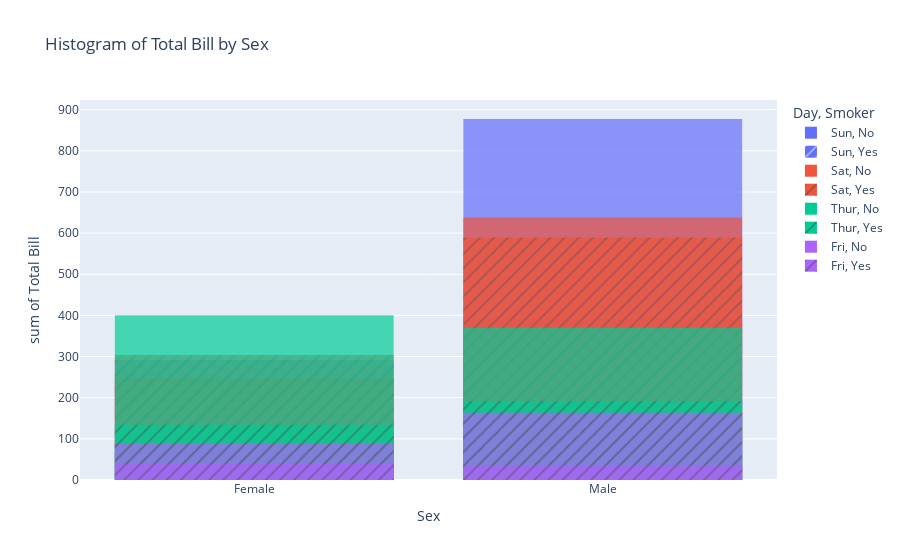

The code cell stored with this chart in its notebook:
### Markdown cell above
Q3. Using the tips dataset in the Plotly library, Plot a histogram for x= "sex" and y="total_bill" column in 
the tips dataset. Also, use the "smoker" column with the pattern_shape parameter and the "day" 
column with the color parameter

### Code cell
import plotly.express as px

tips = px.data.tips()
histogram = px.histogram(tips, 
                         x="sex", 
                         y="total_bill", 
                         color="day",
                         pattern_shape="smoker",
                         title="Histogram of Total Bill by Sex",
                         labels={"sex": "Sex", "total_bill": "Total Bill", "day": "Day", "smoker": "Smoker"},
                         opacity=0.7)

histogram.update_layout(barmode='overlay')
histogram.show()

### Figure 1 — Plotly figure (JSON) as saved in the notebook; plotly's stock layout.template omitted (floating-point values rounded to 4 significant figures)
{"data": [{"alignmentgroup": "True", "bingroup": "x", "histfunc": "sum", "hovertemplate": "Day=Sun<br>Smoker=No<br>Sex=%{x}<br>sum of Total Bill=%{y}<extra></extra>", "legendgroup": "Sun, No", "marker": {"color": "#636efa", "opacity": 0.7, "pattern": {"shape": ""}}, "name": "Sun, No", "offsetgroup": "Sun, No", "orientation": "v", "showlegend": true, "type": "histogram", "x": ["Female", "Male", "Male", "Male", "Female", "Male", "Male", "Male", "Male", "Male", "Male", "Female", "Male", "Male", "Female", "Male", "Female", "Male", "Female", "Male", "Male", "Male", "Male", "Male", "Male", "Male", "Male", "Male", "Male", "Female", "Female", "Male", "Male", "Male", "Male", "Male", "Female", "Female", "Male", "Male", "Male", "Male", "Male", "Male", "Female", "Male", "Female", "Female", "Male", "Male", "Male", "Female", "Male", "Male", "Male", "Male", "Male"], "xaxis": "x", "y": [16.99, 10.34, 21.01, 23.68, 24.59, 25.29, 8.77, 26.88, 15.04, 14.78, 10.27, 35.26, 15.42, 18.43, 14.83, 21.58, 10.33, 16.29, 16.97, 17.46, 13.94, 9.68, 30.4, 18.29, 22.23, 32.4, 28.55, 18.04, 12.54, 10.29, 34.81, 9.94, 25.56, 19.49, 38.07, 23.95, 25.71, 17.31, 29.93, 14.07, 13.13, 17.26, 24.55, 19.77, 29.85, 48.17, 25, 13.39, 16.49, 21.5, 12.66, 16.21, 13.81, 24.52, 20.76, 31.71, 20.69], "yaxis": "y"}, {"alignmentgroup": "True", "bingroup": "x", "histfunc": "sum", "hovertemplate": "Day=Sun<br>Smoker=Yes<br>Sex=%{x}<br>sum of Total Bill=%{y}<extra></extra>", "legendgroup": "Sun, Yes", "marker": {"color": "#636efa", "opacity": 0.7, "pattern": {"shape": "/"}}, "name": "Sun, Yes", "offsetgroup": "Sun, Yes", "orientation": "v", "showlegend": true, "type": "histogram", "x": ["Female", "Male", "Male", "Male", "Male", "Male", "Male", "Female", "Male", "Male", "Male", "Male", "Male", "Male", "Female", "Male", "Female", "Male", "Male"], "xaxis": "x", "y": [17.51, 7.25, 31.85, 16.82, 32.9, 17.89, 14.48, 9.6, 34.63, 34.65, 23.33, 45.35, 23.17, 40.55, 20.9, 30.46, 18.15, 23.1, 15.69], "yaxis": "y"}, {"alignmentgroup": "True", "bingroup": "x", "histfunc": "sum", "hovertemplate": "Day=Sat<br>Smoker=No<br>Sex=%{x}<br>sum of Total Bill=%{y}<extra></extra>", "legendgroup": "Sat, No", "marker": {"color": "#EF553B", "opacity": 0.7, "pattern": {"shape": ""}}, "name": "Sat, No", "offsetgroup": "Sat, No", "orientation": "v", "showlegend": true, "type": "histogram", "x": ["Male", "Male", "Female", "Female", "Male", "Male", "Male", "Male", "Male", "Male", "Female", "Male", "Male", "Female", "Female", "Male", "Male", "Male", "Female", "Male", "Male", "Male", "Female", "Male", "Male", "Male", "Female", "Male", "Male", "Female", "Female", "Male", "Female", "Male", "Male", "Female", "Male", "Male", "Male", "Male", "Male", "Male", "Female", "Male", "Male"], "xaxis": "x", "y": [20.65, 17.92, 20.29, 15.77, 39.42, 19.82, 17.81, 13.37, 12.69, 21.7, 19.65, 9.55, 18.35, 15.06, 20.69, 17.78, 24.06, 16.31, 16.93, 18.69, 31.27, 16.04, 26.41, 48.27, 17.59, 20.08, 16.45, 20.23, 12.02, 17.07, 14.73, 10.51, 20.92, 18.24, 14, 7.25, 48.33, 20.45, 13.28, 11.61, 10.77, 10.07, 35.83, 29.03, 17.82], "yaxis": "y"}, {"alignmentgroup": "True", "bingroup": "x", "histfunc": "sum", "hovertemplate": "Day=Sat<br>Smoker=Yes<br>Sex=%{x}<br>sum of Total Bill=%{y}<extra></extra>", "legendgroup": "Sat, Yes", "marker": {"color": "#EF553B", "opacity": 0.7, "pattern": {"shape": "/"}}, "name": "Sat, Yes", "offsetgroup": "Sat, Yes", "orientation": "v", "showlegend": true, "type": "histogram", "x": ["Male", "Male", "Male", "Male", "Male", "Male", "Female", "Male", "Female", "Female", "Male", "Female", "Female", "Male", "Male", "Male", "Female", "Female", "Female", "Male", "Male", "Male", "Male", "Male", "Female", "Male", "Male", "Female", "Female", "Female", "Male", "Male", "Male", "Female", "Female", "Male", "Male", "Male", "Male", "Male", "Female", "Male"], "xaxis": "x", "y": [38.01, 11.24, 20.29, 13.81, 11.02, 18.29, 3.07, 15.01, 26.86, 25.28, 17.92, 44.3, 22.42, 15.36, 20.49, 25.21, 14.31, 10.59, 10.63, 50.81, 15.81, 26.59, 38.73, 24.27, 12.76, 30.06, 25.89, 13.27, 28.17, 12.9, 28.15, 11.59, 7.74, 30.14, 22.12, 24.01, 15.69, 15.53, 12.6, 32.83, 27.18, 22.67], "yaxis": "y"}, {"alignmentgroup": "True", "bingroup": "x", "histfunc": "sum", "hovertemplate": "Day=Thur<br>Smoker=No<br>Sex=%{x}<br>sum of Total Bill=%{y}<extra></extra>", "legendgroup": "Thur, No", "marker": {"color": "#00cc96", "opacity": 0.7, "pattern": {"shape": ""}}, "name": "Thur, No", "offsetgroup": "Thur, No", "orientation": "v", "showlegend": true, "type": "histogram", "x": ["Male", "Male", "Male", "Male", "Female", "Male", "Female", "Male", "Male", "Male", "Male", "Female", "Female", "Female", "Male", "Female", "Male", "Male", "Female", "Female", "Male", "Female", "Female", "Male", "Male", "Female", "Female", "Female", "Female", "Female", "Female", "Female", "Female", "Female", "Male", "Male", "Female", "Female", "Female", "Female", "Female", "Male", "Male", "Male", "Female"], "xaxis": "x", "y": [27.2, 22.76, 17.29, 16.66, 10.07, 15.98, 34.83, 13.03, 18.28, 24.71, 21.16, 10.65, 12.43, 24.08, 11.69, 13.42, 14.26, 15.95, 12.48, 29.8, 8.52, 14.52, 11.38, 22.82, 19.08, 20.27, 11.17, 12.26, 18.26, 8.51, 10.33, 14.15, 13.16, 17.47, 34.3, 41.19, 27.05, 16.43, 8.35, 18.64, 11.87, 9.78, 7.51, 7.56, 18.78], "yaxis": "y"}, {"alignmentgroup": "True", "bingroup": "x", "histfunc": "sum", "hovertemplate": "Day=Thur<br>Smoker=Yes<br>Sex=%{x}<br>sum of Total Bill=%{y}<extra></extra>", "legendgroup": "Thur, Yes", "marker": {"color": "#00cc96", "opacity": 0.7, "pattern": {"shape": "/"}}, "name": "Thur, Yes", "offsetgroup": "Thur, Yes", "orientation": "v", "showlegend": true, "type": "histogram", "x": ["Male", "Male", "Male", "Female", "Male", "Male", "Male", "Male", "Female", "Female", "Male", "Male", "Female", "Female", "Female", "Male", "Female"], "xaxis": "x", "y": [19.44, 32.68, 16, 19.81, 28.44, 15.48, 16.58, 10.34, 43.11, 13, 13.51, 18.71, 12.74, 13, 16.4, 20.53, 16.47], "yaxis": "y"}, {"alignmentgroup": "True", "bingroup": "x", "histfunc": "sum", "hovertemplate": "Day=Fri<br>Smoker=No<br>Sex=%{x}<br>sum of Total Bill=%{y}<extra></extra>", "legendgroup": "Fri, No", "marker": {"color": "#ab63fa", "opacity": 0.7, "pattern": {"shape": ""}}, "name": "Fri, No", "offsetgroup": "Fri, No", "orientation": "v", "showlegend": true, "type": "histogram", "x": ["Male", "Female", "Male", "Female"], "xaxis": "x", "y": [22.49, 22.75, 12.46, 15.98], "yaxis": "y"}, {"alignmentgroup": "True", "bingroup": "x", "histfunc": "sum", "hovertemplate": "Day=Fri<br>Smoker=Yes<br>Sex=%{x}<br>sum of Total Bill=%{y}<extra></extra>", "legendgroup": "Fri, Yes", "marker": {"color": "#ab63fa", "opacity": 0.7, "pattern": {"shape": "/"}}, "name": "Fri, Yes", "offsetgroup": "Fri, Yes", "orientation": "v", "showlegend": true, "type": "histogram", "x": ["Male", "Female", "Female", "Male", "Male", "Male", "Male", "Female", "Female", "Male", "Female", "Male", "Male", "Female", "Female"], "xaxis": "x", "y": [28.97, 5.75, 16.32, 40.17, 27.28, 12.03, 21.01, 11.35, 15.38, 12.16, 13.42, 8.58, 13.42, 16.27, 10.09], "yaxis": "y"}], "layout": {"autosize": true, "barmode": "overlay", "legend": {"title": {"text": "Day, Smoker"}, "tracegroupgap": 0}, "title": {"text": "Histogram of Total Bill by Sex"}, "xaxis": {"anchor": "y", "autorange": true, "domain": [0, 1], "range": [-0.5, 1.5], "title": {"text": "Sex"}, "type": "category"}, "yaxis": {"anchor": "x", "autorange": true, "domain": [0, 1], "range": [0, 923.5], "title": {"text": "sum of Total Bill"}, "type": "linear"}}}
